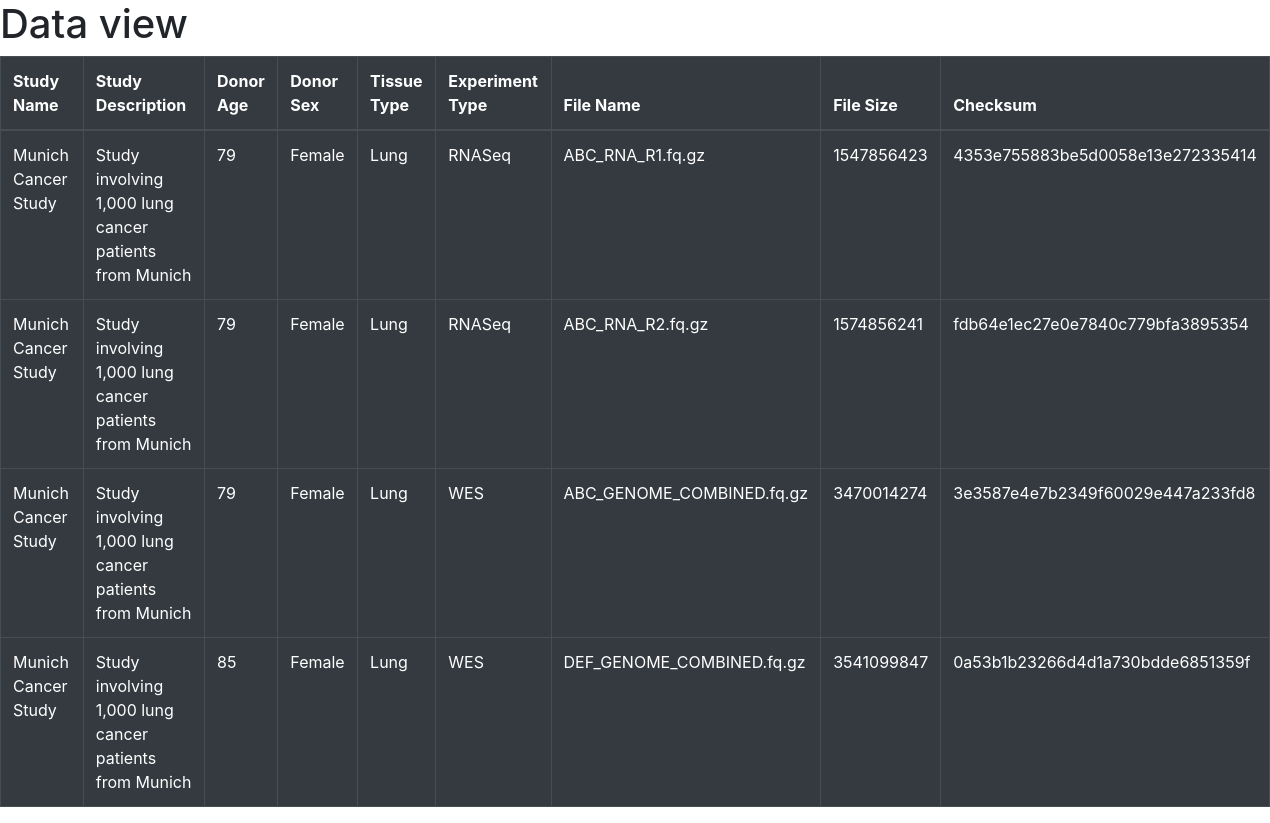
/view, run on the app's committed database.
### flask_app/models.py (models this page shows, shortened)
class Study(db.Model):
    __tablename__ = 'study'
    id = db.Column(db.Integer, primary_key = True)
    name = db.Column(db.String(30), unique = True, nullable = False)
    description = db.Column(db.String(200))
    samples = db.relationship('Sample', backref='study', lazy=True)

class Sample(db.Model):
    __tablename__ = 'sample'
    id = db.Column(db.Integer, primary_key = True)
    donor_age = db.Column(db.Integer, nullable = False)
    donor_sex = db.Column(db.String(10), nullable = False)
    tissue_type = db.Column(db.String(50), nullable = False)
    study_id = db.Column(db.Integer, db.ForeignKey('study.id'), nullable = False)
    experiments = db.relationship('Experiment', backref = 'sample', lazy=True)

class Experiment(db.Model):
    __tablename__ = 'experiment'
    id = db.Column(db.Integer, primary_key = True)
    experiment_type = db.Column(db.String(10), nullable = False)
    sample_id = db.Column(db.Integer, db.ForeignKey('sample.id'), nullable = False)
    files = db.relationship('File', backref = 'experiment', lazy=True)

class File(db.Model):
    __tablename__ = 'file'
    id = db.Column(db.Integer, primary_key = True)
    file_name = db.Column(db.String(100), nullable = False)
    file_size = db.Column(db.Integer, nullable = False)
    checksum = db.Column(db.String(100), nullable = False)
    experiment_id = db.Column(db.Integer, db.ForeignKey('experiment.id'), nullable = False)

### flask_app/routes.py (the view)
@app.route('/view', methods = ['GET'])
def fetch_data():
    results = db.session.query(Study, Sample, Experiment, File).select_from(Study).join(Sample).join(Experiment).join(File).all()
    if len(results) == 0:
        return make_response("The database is empty. Propage it with import_data.py")
    return render_template('table.html', results=results)

### flask_app/templates/table.html (shortened to what this page needs)
<!doctype html>
<html lang="en">
  <head>
    <link rel="stylesheet" href="https://stackpath.bootstrapcdn.com/bootstrap/4.2.1/css/bootstrap.min.css">
  </head>
  <body>
    <h1>Data view</h1>
    <table class="table table-bordered table-dark table-hover">
        <thead>
          <tr>
            <th scope="col">Study Name</th>
            <th scope="col">Study Description</th>
            <th scope="col">Donor Age</th>
            <th scope="col">Donor Sex</th>
            <th scope="col">Tissue Type</th>
            <th scope="col">Experiment Type</th>
            <th scope="col">File Name</th>
            <th scope="col">File Size</th>
            <th scope="col">Checksum</th>
          </tr>
        </thead>
        <tbody>
            {% for study, sample, experiment, file in results %}
          <tr>
            <td>{{ study.name }}</td>
            <td>{{ study.description }}</td>
            <td>{{ sample.donor_age }}</td>
            <td>{{ sample.donor_sex }}</td>
            <td>{{ sample.tissue_type }}</td>
            <td>{{ experiment.experiment_type }}</td>
            <td>{{ file.file_name }}</td>
            <td>{{ file.file_size }}</td>
            <td>{{ file.checksum }}</td>
          </tr>
          {% endfor %}
        </tbody>
    </table>
  </body>
</html>

### data on the page
Study: name "Munich Cancer Study", description "Study involving 1,000 lung cancer patients from Munich", donor_age "79", donor_sex "Female", tissue_type "Lung", experiment_type "RNASeq", file_name "ABC_RNA_R1.fq.gz", file_size "1547856423", checksum "4353e755883be5d0058e13e272335414", file_name "ABC_RNA_R2.fq.gz", file_size "1574856241", checksum "fdb64e1ec27e0e7840c779bfa3895354", experiment_type "WES", file_name "ABC_GENOME_COMBINED.fq.gz", file_size "3470014274", checksum "3e3587e4e7b2349f60029e447a233fd8", donor_age "85", file_name "DEF_GENOME_COMBINED.fq.gz", file_size "3541099847", checksum "0a53b1b23266d4d1a730bdde6851359f"
